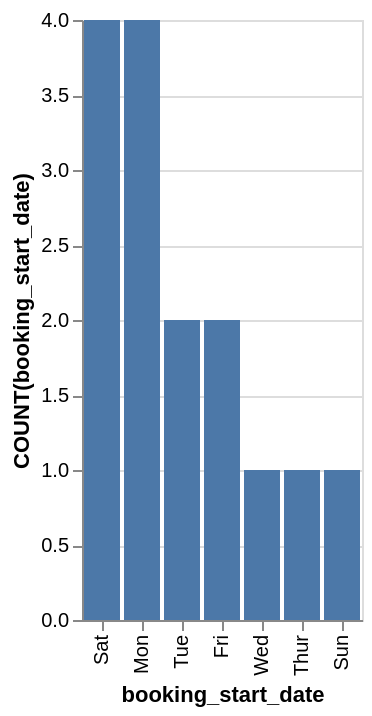

This figure's Vega-Lite source:
### Vega-Lite specification from a JSON file in a GitHub repository (floating-point values rounded to 4 significant figures)
{"data": {"values": [{"x_data": "Sat", "y_data": 4}, {"x_data": "Mon", "y_data": 4}, {"x_data": "Tue", "y_data": 2}, {"x_data": "Fri", "y_data": 2}, {"x_data": "Wed", "y_data": 1}, {"x_data": "Thur", "y_data": 1}, {"x_data": "Sun", "y_data": 1}]}, "mark": "bar", "encoding": {"x": {"field": "x_data", "type": "nominal", "title": "booking_start_date", "sort": {"op": "sum", "field": "y_data", "order": "descending"}}, "y": {"field": "y_data", "type": "quantitative", "title": "COUNT(booking_start_date)"}}}
